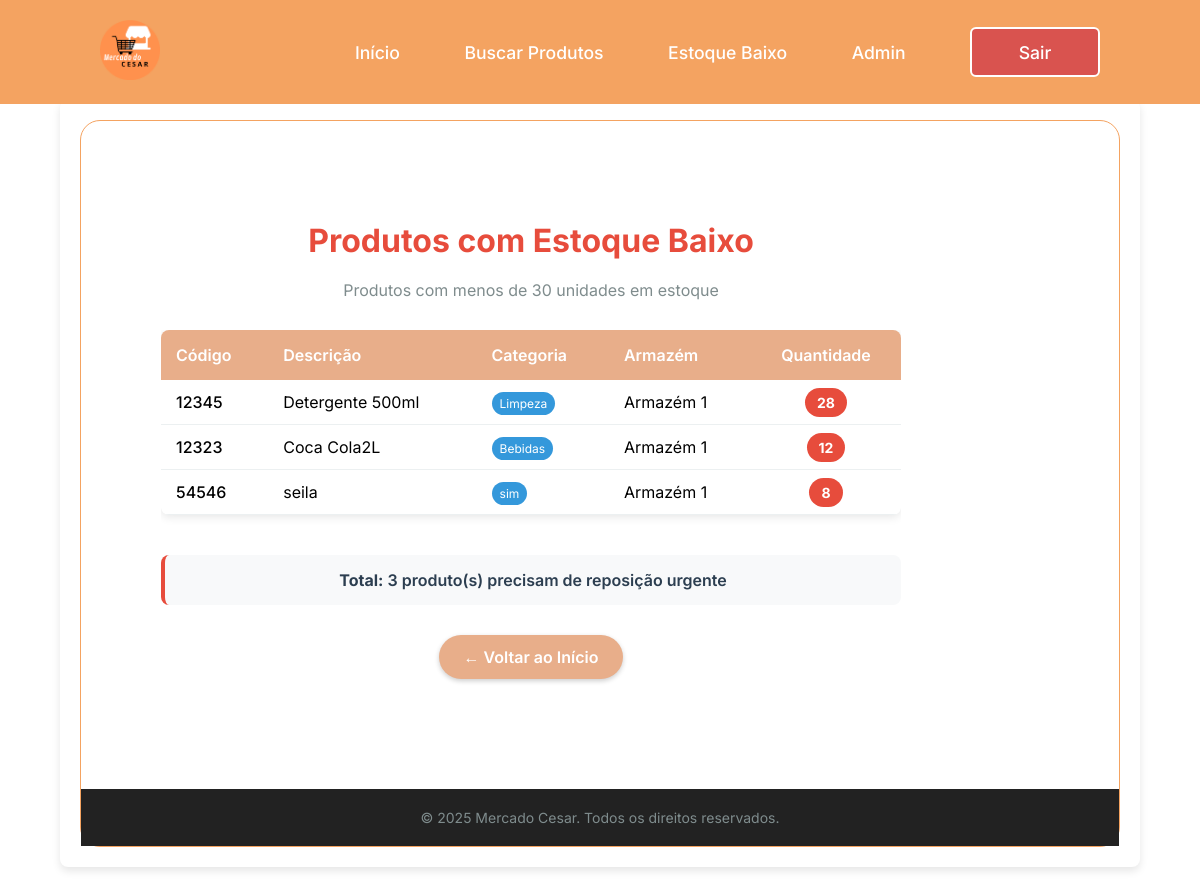
The app's page /estoque-baixo/ (signed in), older data.
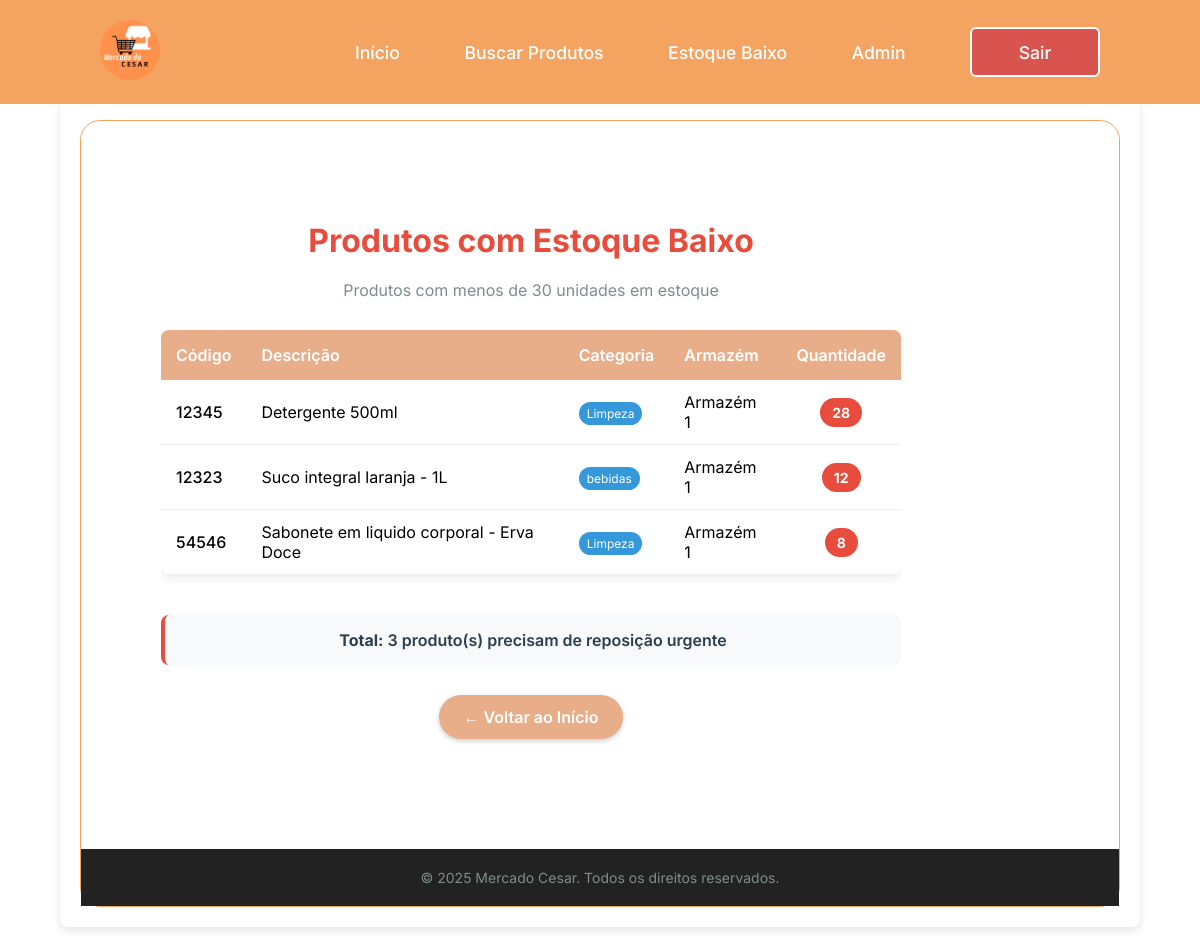
The same page, newer data.
### mercadocesar/models.py (models this page shows, shortened)
class Estoque(models.Model):
	produto = models.ForeignKey(Produto, on_delete=models.CASCADE)
	armazem = models.ForeignKey(Armazem, on_delete=models.CASCADE)
	quantidade = models.PositiveIntegerField()
	class Meta:
		unique_together = ('produto', 'armazem')
	@staticmethod
	def abaixo_estoque_minimo(minimo=30):
		return Estoque.objects.filter(quantidade__lt=minimo)

class Produto(models.Model):
	nome = models.CharField(max_length=30, unique=True)
	codigo = models.CharField(max_length=30, unique=True)
	descricao = models.CharField(max_length=200, default="", unique=True)
	categoria = models.CharField(max_length=50)
	preco_custo = models.DecimalField(
		max_digits=10,
		decimal_places=2,
		validators=[MinValueValidator(0)]
	)
	preco = models.DecimalField(
		max_digits=10,
		decimal_places=2,
		validators=[MinValueValidator(0)]
	)
	unidade_medida = models.CharField(max_length=20)
	class Meta:
		constraints = [
			CheckConstraint(check=~Q(codigo=""), name='codigo_nao_vazio'),
   			CheckConstraint(check=~Q(descricao=""), name='descricao_nao_vazia'),
			CheckConstraint(check=~Q(categoria=""), name='categoria_nao_vazia'),
			CheckConstraint(check=~Q(unidade_medida=""), name='unidade_medida_nao_vazia'),
		]

class Armazem(models.Model):
	nome = models.CharField(max_length=100)
	endereco = models.CharField(max_length=200, blank=True)
	class Meta:
		verbose_name_plural = "Armazéns"

### mercadocesar/views.py (the view)
# urls.py: path('estoque-baixo/', estoque_baixo, name='estoque_baixo'),
@user_passes_test(lambda u: u.is_staff)
def estoque_baixo(request):
    estoques = Estoque.abaixo_estoque_minimo()
    return render(request, 'estoque_baixo.html', {'estoques': estoques})

### mercadocesar/templates/estoque_baixo.html
{% extends 'base.html' %}
{% load static %}
{% block content %}
<main class="regis">
    <div class="caixa" style="max-width: 900px; margin-top: 20px;">
        <h2 style="text-align: center; color: #e74c3c; margin-bottom: 20px;">
            Produtos com Estoque Baixo
        </h2>
        <p style="text-align: center; color: #7f8c8d; margin-bottom: 30px;">
            Produtos com menos de 30 unidades em estoque
        </p>
        {% if estoques %}
            <div style="overflow-x: auto;">
                <table style="width: 100%; border-collapse: collapse; margin-bottom: 20px; background: white; border-radius: 8px; overflow: hidden; box-shadow: 0 2px 10px rgba(0,0,0,0.1);">
                    <thead style="background-color: #e8ae8a; color: white;">
                        <tr>
                            <th style="padding: 15px; text-align: left; font-weight: 600;">Código</th>
                            <th style="padding: 15px; text-align: left; font-weight: 600;">Descrição</th>
                            <th style="padding: 15px; text-align: left; font-weight: 600;">Categoria</th>
                            <th style="padding: 15px; text-align: left; font-weight: 600;">Armazém</th>
                            <th style="padding: 15px; text-align: center; font-weight: 600;">Quantidade</th>
                        </tr>
                    </thead>
                    <tbody>
                        {% for estoque in estoques %}
                        <tr style="border-bottom: 1px solid #ecf0f1; transition: background-color 0.3s;"
                            onmouseover="this.style.backgroundColor='#f8f9fa'"
                            onmouseout="this.style.backgroundColor='white'">
                            <td style="padding: 12px 15px; font-weight: 500;">{{ estoque.produto.codigo }}</td>
                            <td style="padding: 12px 15px;">{{ estoque.produto.descricao }}</td>
                            <td style="padding: 12px 15px;">
                                <span style="background-color: #3498db; color: white; padding: 4px 8px; border-radius: 12px; font-size: 12px;">
                                    {{ estoque.produto.categoria }}
                                </span>
                            </td>
                            <td style="padding: 12px 15px;">{{ estoque.armazem.nome }}</td>
                            <td style="padding: 12px 15px; text-align: center;">
                                <span style="background-color: #e74c3c; color: white; padding: 6px 12px; border-radius: 20px; font-weight: bold; font-size: 14px;">
                                    {{ estoque.quantidade }}
                                </span>
                            </td>
                        </tr>
                        {% endfor %}
                    </tbody>
                </table>
            </div>
            <div style="background: #f8f9fa; padding: 15px; border-radius: 8px; text-align: center; margin-top: 20px; border-left: 4px solid #e74c3c;">
                <p style="margin: 0; font-weight: 600; color: #2c3e50;">
                    <strong>Total:</strong> {{ estoques|length }} produto(s) precisam de reposição urgente
                </p>
            </div>
        {% else %}
            <div style="text-align: center; padding: 40px; background: #d4edda; border: 1px solid #c3e6cb; border-radius: 8px; color: #155724;">
                <h3 style="margin: 0 0 10px 0; color: #155724;">Estoque Adequado!</h3>
                <p style="margin: 0; font-size: 16px;">Todos os produtos estão com estoque adequado.</p>
            </div>
        {% endif %}
        <div style="text-align: center; margin-top: 30px;">
            <a href="{% url 'home' %}"
               style="display: inline-block; background: #e8ae8a; color: white; padding: 12px 25px; text-decoration: none; border-radius: 25px; font-weight: 600; transition: all 0.3s; box-shadow: 0 2px 5px rgba(0,0,0,0.2);"
               onmouseover="this.style.backgroundColor='#d4956f'; this.style.transform='translateY(-2px)'"
               onmouseout="this.style.backgroundColor='#e8ae8a'; this.style.transform='translateY(0)'">
                ← Voltar ao Início
            </a>
        </div>
    </div>
    <footer style="text-align: center; margin-top: 30px; padding: 20px; color: #7f8c8d; font-size: 14px;">
        &copy; 2025 Mercado Cesar. Todos os direitos reservados.
    </footer>
</main>
{% endblock %}

### mercadocesar/templates/base.html (shortened to what this page needs)
{% load static %}
<!DOCTYPE html>
<html lang="pt-br">
<head>
    <link rel="stylesheet" href="{% static 'css/testelogin.css' %}">
    <link rel="stylesheet" href="{% static 'css/buscar_itens.css' %}">
</head>
<body>
    <header>
        <div class="logo">
            <img src="{% static 'img/Mercado.png' %}" alt="Logo Mercado Cesar">
        </div>
        <nav class="menu">
            <a href="{% url 'home' %}">Início</a>
            {% if user.is_authenticated %}
                <a href="{% url 'busca' %}">Buscar Produtos</a>
                {% if user.is_staff %}
                    <a href="{% url 'estoque_baixo' %}">Estoque Baixo</a>
                    <a href="{% url 'admin:index' %}" target="_blank">Admin</a>
                {% endif %}
                <form method="post" action="{% url 'logout' %}" style="display: inline;">
                    <button type="submit" class="loginpopup" style="background: #d9534f;">Sair</button>
                </form>
            {% else %}
                <a href="{% url 'busca' %}">Produtos</a> <a href="{% url 'login' %}" class="loginpopup">Login</a>
                <a href="{% url 'register' %}" class="cadastro">Cadastro</a>
            {% endif %}
        </nav>
    </header>
    <div class="main-content">
        {% block content %}
        {% endblock %}
    </div>
</body>
</html>

### mercadocesar/static/css/testelogin.css (style rules this page uses)
* { margin: 0; padding: 0; box-sizing: border-box; font-family:verdana; }
body { background-color:white; display:flex; flex-direction: column; justify-content:center; align-items:center; min-height: 100vh; margin: 0px; }
header { text-decoration: none; position: fixed; top: 0; left: 0; width: 100%; padding: 10px 100px; display: flex; justify-content: space-between; align-items: center; z-index: 99; background-color:#f4a361; color:white; }
.logo img { width: 60px; height: auto; }
.menu a { position: relative; font-size: 1.1em; color: #fff; text-decoration: none; font-weight: 300px; margin-left: 0px; border:#fbfaf9; margin: 20px; }
.menu a::after { content: ''; position: absolute; left: 0; bottom: -6px; width: 100%; height: 3px; background: #fff; border-radius: 5px; transform-origin: right; transform: scaleX(0); transition: transform .5s; }
.regis { position: relative; background: transparent; border: 1px solid #f4a361; border-radius: 20px; justify-content: center; align-items: center; }
.regis .caixa { padding: 80px; min-height: 30%; }
.caixa h2 { font-size: 2em; color: #f4a361; text-align: center; }
button { background-color:#f4a361; color:white; border-radius: 6px; border-color:white; }
html { scroll-behavior: smooth; }
footer { position: relative; margin-top: 10px; padding: 10px; color: white; background-color: #222; }

### mercadocesar/static/css/buscar_itens.css (style rules this page uses)
* { margin: 0; padding: 0; box-sizing: border-box; font-family: "Inter", sans-serif;; }
html { scroll-behavior: smooth; }
body { min-height: 100vh; background-color: white; }
header { position: fixed; top: 0; left: 0; width: 100%; padding: 20px 100px; display: flex; justify-content: space-between; align-items: center; z-index: 99; background-color: #f4a361; }
.logo img { width: 60px; height: auto; }
.menu a { position: relative; font-size: 1.1em; color: #fff; text-decoration: none; font-weight: 500; margin-left: 40px; }
.menu a::after { content: ''; position: absolute; left: 0; bottom: -6px; width: 100%; height: 3px; background: #fff; border-radius: 5px; transform-origin: right; transform: scaleX(0); transition: transform .5s; }
.menu .loginpopup { width: 130px; height: 50px; background-color: transparent; border: 2px solid white; outline: none; border-radius: 6px; cursor: pointer; font-size: 1.1em; color: white; font-weight: 500; margin-left: 40px; transition: .5s; }
.main-content { width: 90%; max-width: 1200px; margin: 100px auto 20px auto; padding: 20px; background-color: #fff; border-radius: 8px; box-shadow: 0 4px 8px rgba(0,0,0,0.1); }

Row changes from the older to the newer data that the page shows:
changed through a linked row, Estoque: produto.descricao "Coca Cola2L" → "Suco integral laranja - 1L"; produto.categoria "Bebidas" → "bebidas"
changed through a linked row, Estoque: produto.descricao "seila" → "Sabonete em liquido corporal - Erva Doce"; produto.categoria "sim" → "Limpeza"
